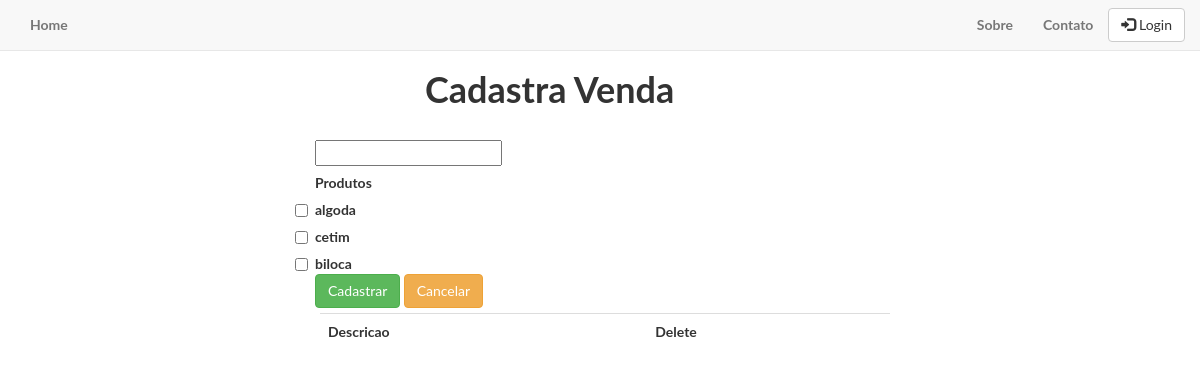
Page /product/create_sell/ on the earlier database version.
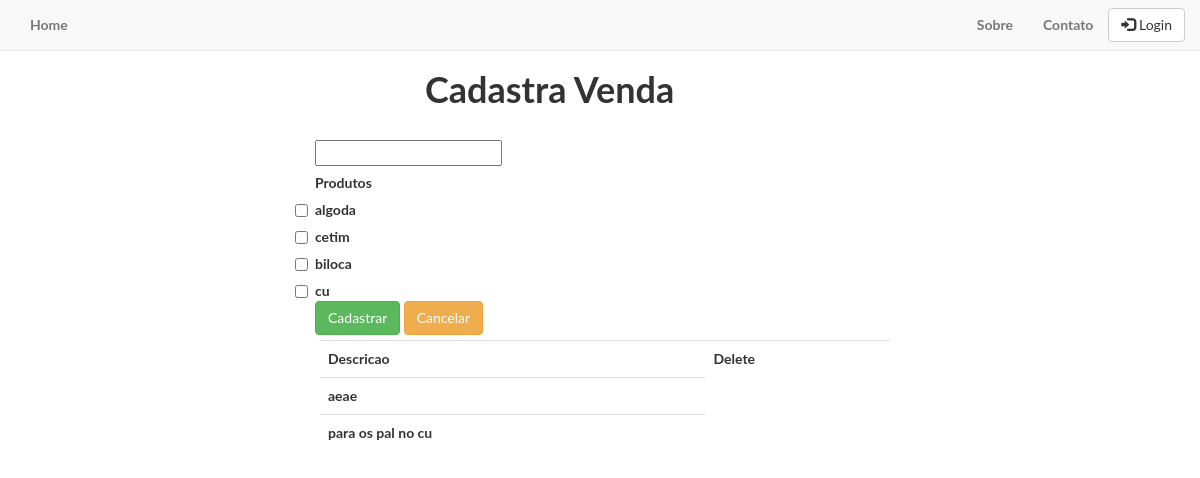
Same page on the later database version.
### product/models.py (models this page shows, shortened)
class Venda(models.Model):
    descricao = models.CharField(max_length=30, unique=True)
    produtos = models.ManyToManyField(Product, blank=True)

### product/views.py (the view)
def sell_product(request):
    if request.method == "POST":
        form = Create_Venda_Form(request.POST, request.FILES)
        if form.is_valid():
            form.save()
            return HttpResponseRedirect(reverse('product:sellproduct'))
        return render(request, 'vendaproduto.html', {'form': form, 'all_Venda': Venda.objects.all()})
    else:
        form = Create_Venda_Form()
        return render(request, 'vendaproduto.html', {'form': form, 'all_Venda': Venda.objects.all()})

### product/forms.py
class Create_Venda_Form(ModelForm):
    class Meta:
        model = Venda
        fields = '__all__'
        labels = {
            'descricao': 'Descricao',
            'produtos': 'Produtos',
        }
        widgets = {
            'produtos': forms.CheckboxSelectMultiple()
        }

### product/models.py (called while the page is built)
    def __str__(self):
        return self.nome

### product/templates/vendaproduto.html (shortened to what this page needs)
{% extends 'base.html' %}
{% load crispy_forms_tags %}
{% block body %}
 <div class="col-md-6 col-md-offset-3">
  <div class="col-md-8 col-md-offset-2" style="padding-top:50px;">
    <h1>Cadastra Venda</h1>
    <br>
  </div>
  <form class="form-horizontal" action="" method="post" enctype="multipart/form-data">
    {{form|crispy}}
    <button type="submit" type="button" class="btn btn-success" onclick="return confirm('Voce tem certeza ?')">Cadastrar</button>
    <a class="btn btn-warning" href="{% url 'product:listproducts' %}">Cancelar</a>
  </form>
  <table class="table table-hover" style="margin:5px;">
    <tr>
      <th>Descricao</th>
      <th>Delete</th>
    </tr>
    {% for venda in all_Venda %}
    <tr>
      <td>{{venda.descricao}}</td>
      </tr>
    {% endfor %}
  </table>
  </div>
{% endblock %}

Differences in the rows shown:
added Venda: descricao "aeae"
added Venda: descricao "para os pal no cu"
Other differences:
form field produtos: "☐ ☐ ☐" → "☐ ☐ ☐ ☐"
text no longer shown: "Produtos algoda cetim biloca"
text now shown: "Produtos algoda cetim biloca cu"
